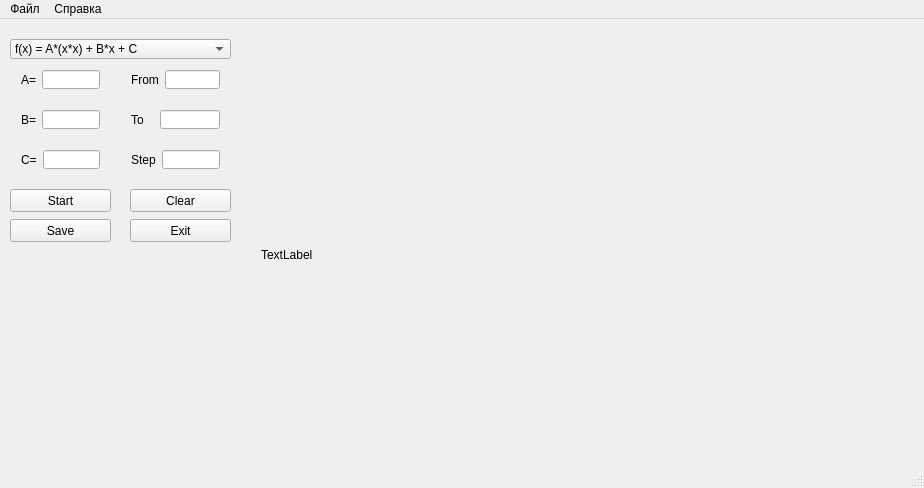
<?xml version="1.0" encoding="UTF-8"?>
<ui version="4.0">
 <class>MainWindow</class>
 <widget class="QMainWindow" name="MainWindow">
  <property name="geometry">
   <rect>
    <x>0</x>
    <y>0</y>
    <width>924</width>
    <height>488</height>
   </rect>
  </property>
  <property name="windowTitle">
   <string>MainWindow</string>
  </property>
  <widget class="QWidget" name="centralWidget">
   <widget class="QComboBox" name="comboBox">
    <property name="geometry">
     <rect>
      <x>10</x>
      <y>20</y>
      <width>221</width>
      <height>20</height>
     </rect>
    </property>
    <item>
     <property name="text">
      <string>f(x) = A*(x*x) + B*x + C</string>
     </property>
    </item>
    <item>
     <property name="text">
      <string>f(x) = A * sin(x) + B * cos( C*x )</string>
     </property>
    </item>
    <item>
     <property name="text">
      <string>f(x) = A*log( B*x )</string>
     </property>
    </item>
    <item>
     <property name="text">
      <string>f(x) = A / ( sin(x*x) * B )</string>
     </property>
    </item>
   </widget>
   <widget class="QWidget" name="">
    <property name="geometry">
     <rect>
      <x>120</x>
      <y>40</y>
      <width>111</width>
      <height>41</height>
     </rect>
    </property>
    <layout class="QHBoxLayout" name="horizontalLayout">
     <item>
      <widget class="QLabel" name="label_2">
       <property name="text">
        <string>From</string>
       </property>
      </widget>
     </item>
     <item>
      <widget class="QLineEdit" name="inputLeftX"/>
     </item>
    </layout>
   </widget>
   <widget class="QWidget" name="">
    <property name="geometry">
     <rect>
      <x>120</x>
      <y>80</y>
      <width>111</width>
      <height>41</height>
     </rect>
    </property>
    <layout class="QHBoxLayout" name="horizontalLayout_2">
     <item>
      <widget class="QLabel" name="label_3">
       <property name="text">
        <string>To   </string>
       </property>
      </widget>
     </item>
     <item>
      <widget class="QLineEdit" name="inputRightX"/>
     </item>
    </layout>
   </widget>
   <widget class="QWidget" name="">
    <property name="geometry">
     <rect>
      <x>120</x>
      <y>120</y>
      <width>111</width>
      <height>41</height>
     </rect>
    </property>
    <layout class="QHBoxLayout" name="horizontalLayout_9">
     <item>
      <widget class="QLabel" name="label_8">
       <property name="text">
        <string>Step</string>
       </property>
      </widget>
     </item>
     <item>
      <widget class="QLineEdit" name="inputStep"/>
     </item>
    </layout>
   </widget>
   <widget class="QWidget" name="">
    <property name="geometry">
     <rect>
      <x>10</x>
      <y>120</y>
      <width>101</width>
      <height>41</height>
     </rect>
    </property>
    <layout class="QHBoxLayout" name="horizontalLayout_3">
     <item>
      <widget class="QLabel" name="label_4">
       <property name="text">
        <string>C=</string>
       </property>
      </widget>
     </item>
     <item>
      <widget class="QLineEdit" name="inputC"/>
     </item>
    </layout>
   </widget>
   <widget class="QPushButton" name="draw">
    <property name="geometry">
     <rect>
      <x>10</x>
      <y>170</y>
      <width>101</width>
      <height>23</height>
     </rect>
    </property>
    <property name="text">
     <string>Start</string>
    </property>
   </widget>
   <widget class="QPushButton" name="save">
    <property name="geometry">
     <rect>
      <x>10</x>
      <y>200</y>
      <width>101</width>
      <height>23</height>
     </rect>
    </property>
    <property name="text">
     <string>Save</string>
    </property>
   </widget>
   <widget class="QPushButton" name="exit">
    <property name="geometry">
     <rect>
      <x>130</x>
      <y>200</y>
      <width>101</width>
      <height>23</height>
     </rect>
    </property>
    <property name="text">
     <string>Exit</string>
    </property>
   </widget>
   <widget class="QPushButton" name="clear">
    <property name="geometry">
     <rect>
      <x>130</x>
      <y>170</y>
      <width>101</width>
      <height>23</height>
     </rect>
    </property>
    <property name="text">
     <string>Clear</string>
    </property>
   </widget>
   <widget class="QWidget" name="horizontalLayoutWidget">
    <property name="geometry">
     <rect>
      <x>10</x>
      <y>40</y>
      <width>101</width>
      <height>41</height>
     </rect>
    </property>
    <layout class="QHBoxLayout" name="horizontalLayout_5">
     <item>
      <widget class="QLabel" name="label_6">
       <property name="text">
        <string>A=</string>
       </property>
      </widget>
     </item>
     <item>
      <widget class="QLineEdit" name="inputA"/>
     </item>
    </layout>
   </widget>
   <widget class="QWidget" name="horizontalLayoutWidget_2">
    <property name="geometry">
     <rect>
      <x>10</x>
      <y>80</y>
      <width>101</width>
      <height>41</height>
     </rect>
    </property>
    <layout class="QHBoxLayout" name="horizontalLayout_4">
     <item>
      <widget class="QLabel" name="label_5">
       <property name="text">
        <string>B=</string>
       </property>
      </widget>
     </item>
     <item>
      <widget class="QLineEdit" name="inputB"/>
     </item>
    </layout>
   </widget>
   <widget class="QWidget" name="horizontalLayoutWidget_3">
    <property name="geometry">
     <rect>
      <x>250</x>
      <y>30</y>
      <width>651</width>
      <height>411</height>
     </rect>
    </property>
    <layout class="QHBoxLayout" name="horizontalLayout_6">
     <item>
      <widget class="QLabel" name="outputGraph">
       <property name="text">
        <string>TextLabel</string>
       </property>
      </widget>
     </item>
    </layout>
   </widget>
  </widget>
  <widget class="QMenuBar" name="menuBar">
   <property name="geometry">
    <rect>
     <x>0</x>
     <y>0</y>
     <width>924</width>
     <height>21</height>
    </rect>
   </property>
   <widget class="QMenu" name="menu">
    <property name="title">
     <string>Файл</string>
    </property>
    <addaction name="action"/>
    <addaction name="separator"/>
    <addaction name="action_3"/>
   </widget>
   <widget class="QMenu" name="menu_2">
    <property name="title">
     <string>Справка</string>
    </property>
   </widget>
   <addaction name="menu"/>
   <addaction name="menu_2"/>
  </widget>
  <widget class="QStatusBar" name="statusBar"/>
  <action name="action">
   <property name="text">
    <string>Сохранить картинку</string>
   </property>
  </action>
  <action name="action_3">
   <property name="text">
    <string>Выход</string>
   </property>
  </action>
 </widget>
 <layoutdefault spacing="6" margin="11"/>
 <resources/>
 <connections/>
</ui>
